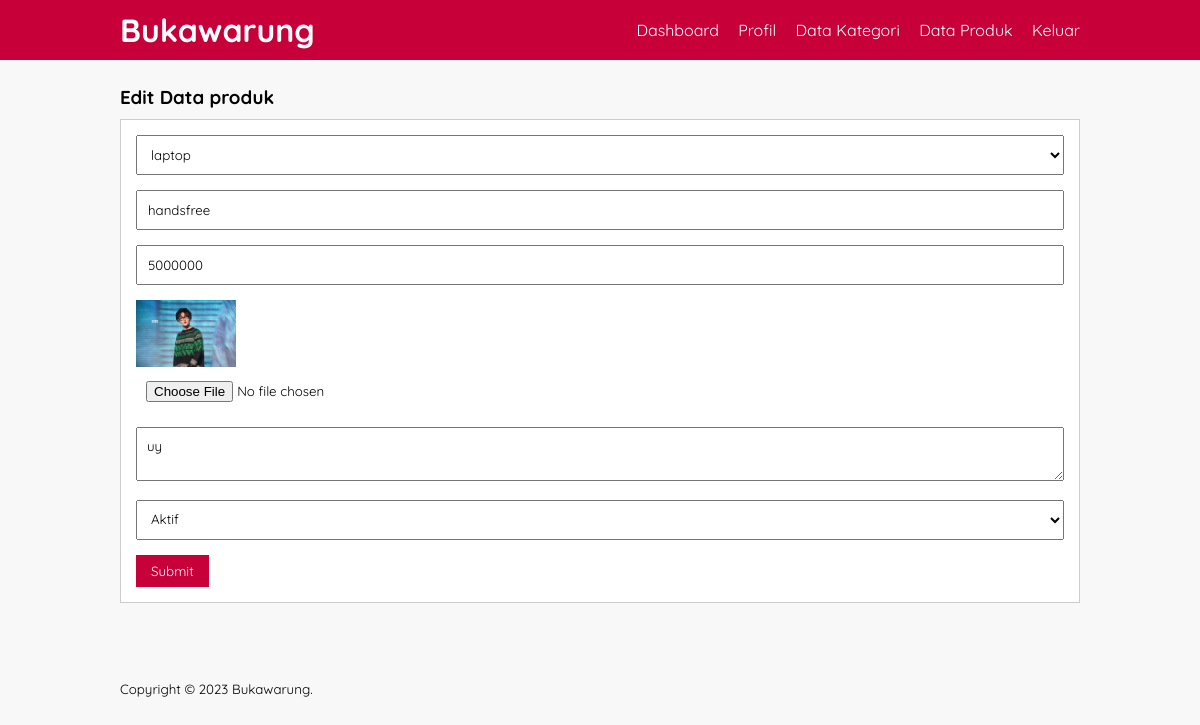
The app's page /edit-produk.php?id=4 (signed in) with its own data.
### tables this page shows
CREATE TABLE IF NOT EXISTS `tb_product` (
  `product_id` int(11) NOT NULL AUTO_INCREMENT,
  `category_id` int(11) NOT NULL,
  `product_name` varchar(100) NOT NULL,
  `product_price` int(20) NOT NULL,
  `product_description` text NOT NULL,
  `product_image` varchar(100) NOT NULL,
  `product_status` tinyint(1) NOT NULL,
  `date_created` timestamp NOT NULL DEFAULT CURRENT_TIMESTAMP,
  PRIMARY KEY (`product_id`),
  KEY `category_id` (`category_id`)
);

CREATE TABLE IF NOT EXISTS `tb_category` (
  `category_id` int(11) NOT NULL AUTO_INCREMENT,
  `category_name` varchar(25) NOT NULL,
  PRIMARY KEY (`category_id`)
);

### edit-produk.php (the view, shortened to what this page needs)
 <?php
	include 'db.php';
	$produk = mysqli_query($conn, "SELECT * FROM tb_product WHERE product_id = '".$_GET['id']."' ");
	$p = mysqli_fetch_object($produk);
?>
<!DOCTYPE html>
<html>
<head>
	<link rel="stylesheet" type="text/css" href="css/style.css">
</head>
<body>
	<header>
		<div class="container">
			<h1><a href="dashboard.php">Bukawarung</a></h1>
			<ul>
				<li><a href="index.php">Dashboard</a></li>
				<li><a href="profil.php">Profil</a></li>
				<li><a href="data_kategori.php">Data Kategori</a></li>
				<li><a href="data_produk.php">Data Produk</a></li>
				<li><a href="keluar.php">Keluar</a></li>
			</ul>
		</div>
	</header>
	<div class="section">
		<div class="container">
			<h3>Edit Data produk</h3>
			<div class="box">
				<form action="" method="POST" enctype="multipart/form-data">
					<select class="input-control" name="kategori" required="">
						<?php
							$kategori = mysqli_query($conn,  "SELECT * FROM tb_category ORDER BY category_id DESC");
							while ($r = mysqli_fetch_array($kategori)) {
						?>
						<option value="<?php echo $r['category_id']?>" <?php echo ($r['category_id'] == $p->category_id)? 'selected':''; ?>><?php echo $r['category_name'] ?></option>
						<?php } ?>
					</select>
					<input type="text" name="nama" class="input-control" placeholder="Nama Produk" value="<?php echo $p->product_name?>" required>
					<input type="text" name="harga" class="input-control" placeholder="Harga" value="<?php echo $p->product_price?>" required>
					<img src="produk/<?php echo $p->product_image ?>"width="100px">
					<input type="file" name="gambar" class="input-control">
					<textarea class="input-control" name="deskripsi" placeholder="Deskripsi"><?php echo $p->product_description ?></textarea><br>
					<select class="input-control" name="status">
						<option value="1" <?php echo ($p->product_status == 1)? 'selected':'';?>>Aktif</option>
					</select>
					<input type="submit" name="submit" placeholder="Submit" class="btn">
				</form>
			</div>
		</div>
	</div>
	<footer>
		<div class="container">
			<small>Copyright &copy; 2023 Bukawarung.</small>
		</div>
	</footer>
</body>
</html>

### css/style.css (style rules this page uses)
* { padding: 0; margin: 0; font-family: 'Quicksand', sans-serif; }
body { background-color: #f8f8f8; }
a { color: inherit; text-decoration: none; }
.input-control { width: 100%; padding:10px; margin-bottom: 15px; box-sizing: border-box; }
.btn { padding: 8px 15px; background-color: #c70039; color: #fff; border: none; cursor: pointer; }
header { background-color: #c70039; color: #fff; }
header h1 { float: left; padding: 10px 0; }
header ul { float: right; }
header ul li { display: inline-block; }
header ul li a { padding: 20px 0 20px 15px; display: inline-block; }
footer { padding: 25px 0; }
.container { width: 80%; margin: 0 auto; }
.container:after { content: ''; display: block; clear: both; }
.section { padding: 25px 0; }
.box { background-color: #fff; border: 1px solid #ccc; padding: 15px; box-sizing: border-box; margin: 10px 0 25px 0; }

### records on screen
tb_product: kategori "laptop", nama "handsfree", harga "5000000", product_image (picture), deskripsi "uy", status "Aktif"
